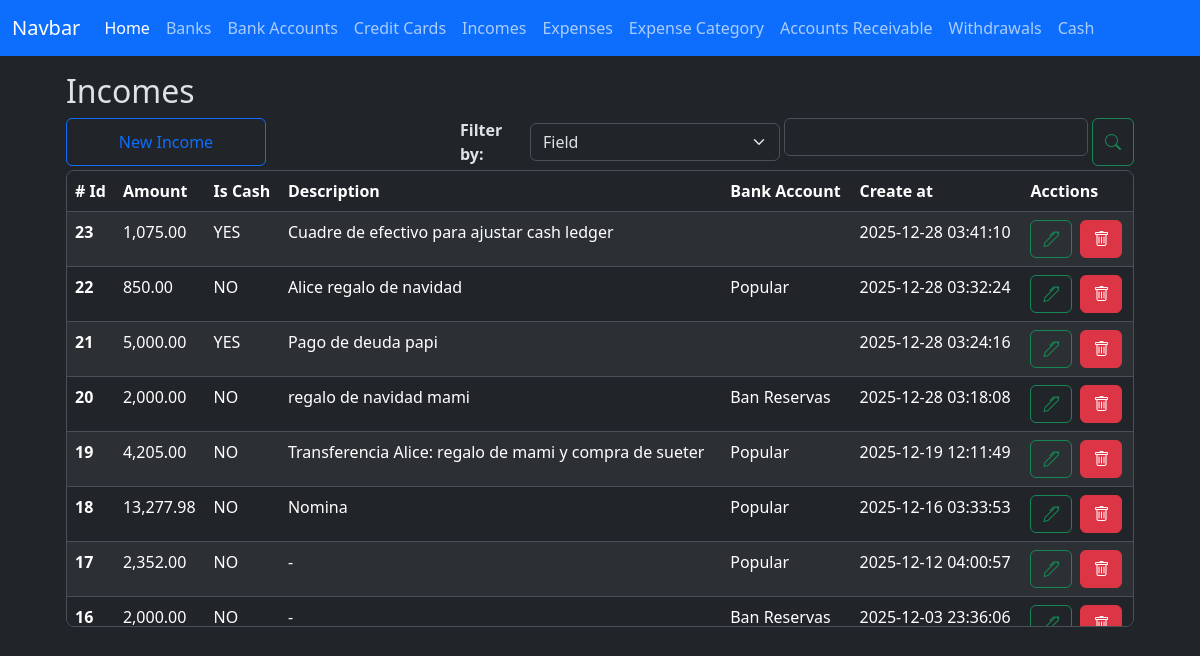
/incomes/index, run on the app's committed database.
### app/models/income.py (models this page shows, shortened)
class Income(db.Model):
    __tablename__ = 'incomes'
    id = db.Column(db.Integer, primary_key=True)
    amount = db.Column(db.Numeric(10,2), nullable=False, default=0.00)
    is_cash = db.Column(db.Boolean, nullable=False, default=False)
    code = db.Column(db.String(50), nullable=False, server_default='TEMP')
    description = db.Column(db.String(255))
    bank_account_id = db.Column(db.Integer, db.ForeignKey('bank_accounts.id'))
    created_at = db.Column(db.DateTime(timezone=True), server_default=func.now())
    updated_at = db.Column(db.DateTime(timezone=True), onupdate=func.now())
    bank_account = relationship('BankAccount', back_populates='incomes')

### app/models/bank_account.py (models this page shows)
class BankAccount(db.Model):
    __tablename__ = 'bank_accounts'
    id = db.Column(db.Integer, primary_key=True)
    nick_name = db.Column(db.String(120))
    amount_available = db.Column(db.Numeric(10, 2), nullable=False)
    is_active = db.Column(db.Boolean, default=True)
    account_number = db.Column(db.Integer, nullable=True)
    bank_id = db.Column(db.Integer, db.ForeignKey('banks.id'))
    created_at = db.Column(db.DateTime(timezone=True), server_default=func.now())
    updated_at = db.Column(db.DateTime(timezone=True), onupdate=func.now())
    bank = relationship('Bank', back_populates='bank_accounts')
    expenses = relationship('Expense', back_populates='bank_account', order_by='desc(Expense.created_at)')
    incomes = relationship('Income', back_populates='bank_account', order_by='desc(Income.created_at)')
    credit_card_payments = relationship('CreditCardPayment', back_populates='bank_account', order_by='desc(CreditCardPayment.created_at)')
    withdrawals = relationship('Withdrawal', back_populates='bank_account', order_by='desc(Withdrawal.created_at)')
    loans = relationship('Loan', back_populates='bank_account', order_by='desc(Loan.created_at)')
    loan_payments = relationship('LoanPayment', back_populates='bank_account', order_by='desc(LoanPayment.created_at)')
    outgoing_transfers = relationship('BankTransfer', foreign_keys='BankTransfer.from_bank_account_id', back_populates='from_bank_account', order_by='desc(BankTransfer.created_at)')
    incoming_transfers = relationship('BankTransfer', foreign_keys='BankTransfer.to_bank_account_id', back_populates='to_bank_account', order_by='desc(BankTransfer.created_at)')

### app/routes/income_routes.py (the view)
@income_bp.route('/index', methods=['GET', 'POST'])
def index():
    incomes = Income.query.order_by(Income.created_at.desc()).all()
    bank_accounts = BankAccount.query.all()
    context = {
        'incomes': incomes,
        'bank_accounts': bank_accounts,
        'format_amount': format_amount,
        'total_amount': total_amount,
    }
    return render_template('incomes/index.html', **context)

### app/utils/numeric_casting.py (called while the page is built)
def format_amount(value):
    try:
        return f'{value:,.2f}';
    except Exception as e:
        return None

### app/templates/incomes/index.html (shortened to what this page needs)
{% extends 'layout.html' %}
{% block content %}
    <div class="container w-100">
        <h2>Incomes</h2>
        <div class="d-flex justify-content-start gap-1 flex-wrap flex-md-nowrap mt-2">
            <button
                type="button"
                id="btn-create-expense-id"
                class="btn btn-outline-primary me-auto me-md-auto w-100 w-md-auto"
                style="max-width: 200px;"
                data-bs-toggle="modal"
                data-bs-target="#create-income"
            >New Income</i>
            </button>
            <div class="d-flex gap-1 w-100 align-items-center" style="max-width: 320px;">
                <div class="w-md-auto mt-md-0">
                    <label for="" class="fs-6 fw-bold">Filter by: </label>
                </div>
                <div class="w-100 w-md-auto mt-md-0" style="max-width: 250px;">
                    <select class="form-select" id="select-filter-type-id">
                        <option value="field">Field</option>
                    </select>
                </div>
            </div>
            <div class="d-flex gap-1 w-100" style="max-width: 350px;">
                <div class="w-100 w-md-auto mt-md-0">
                    <input type="text" class="form-control" id="filter-input-id">
                </div>
                <button type="button" class="btn btn-outline-success" id="btn-search-id"><i class="bi bi-search"></i></button>
            </div>
        </div>
        <div class="table-responsive overflow-y-auto border rounded-3 mt-1" style="max-height: 457px;">
            <table class="table table-striped  table-hover">
                <thead class="sticky-top">
                    <tr>
                    <th scope="col"># Id</th>
                    <th scope="col">Amount</th>
                    <th scope="col">Is Cash</th>
                    <th scope="col">Description</th>
                    <th scope="col">Bank Account</th>
                    <th scope="col">Create at</th>
                    <th scope="col">Acctions</th>
                    </tr>
                </thead>
                <tbody id="incomes-table-body-id">
                  {% for income in incomes %}
                    <tr>
                        <th scope="row">{{ income.id }}</th>
                        <td>{{ format_amount(income.amount) }}</td>
                        <td>{{ 'YES' if income.is_cash else 'NO'}}</td>
                        <td>{{ income.description if income.description else '-'}}</td>
                        <td>{{ income.bank_account.nick_name }}</td>
                        <td>{{ income.created_at }}</td>
                        <td>
                            <div class="d-flex gap-2">
                                <button
                                    type="button"
                                    class="btn btn-outline-success"
                                    data-bs-toggle="modal"
                                    data-bs-target="#edit-income"
                                    data-income-id="{{ income.id }}"
                                    data-amount="{{ income.amount }}"
                                    data-is-cash="{{ income.is_cash }}"
                                    data-description="{{ income.description if income.description else '' }}"
                                    data-bank-account-id="{{ income.bank_account_id }}"
                                >
                                    <i class="bi bi-pen"></i>
                                </button>
                                <a href="{{ url_for('income.delete', id=income.id ) }}" class="btn btn-danger"><i class="bi bi-trash"></i></a>
                            </div>
                        </td>
                    </tr>
                  {% endfor %}
                </tbody>
            </table>
        </div>
    </div>
<link href="https://cdn.jsdelivr.net/npm/@sweetalert2/theme-dark@5/dark.css" rel="stylesheet">
<link rel="stylesheet" href="https://cdn.jsdelivr.net/npm/flatpickr/dist/flatpickr.min.css">
{% endblock %}

### data on the page
Income: id "23", amount "1,075.00", is_cash "YES", description "Cuadre de efectivo para ajustar cash ledger", created_at "2025-12-28 03:41:10"
Income: id "22", amount "850.00", is_cash "NO", description "Alice regalo de navidad", bank_account.nick_name "Popular", created_at "2025-12-28 03:32:24"
Income: id "21", amount "5,000.00", is_cash "YES", description "Pago de deuda papi", created_at "2025-12-28 03:24:16"
Income: id "20", amount "2,000.00", is_cash "NO", description "regalo de navidad mami", bank_account.nick_name "Ban Reservas", created_at "2025-12-28 03:18:08"
Income: id "19", amount "4,205.00", is_cash "NO", description "Transferencia Alice: regalo de mami y compra de sueter", bank_account.nick_name "Popular", created_at "2025-12-19 12:11:49"
Income: id "18", amount "13,277.98", is_cash "NO", description "Nomina", bank_account.nick_name "Popular", created_at "2025-12-16 03:33:53"
Income: id "17", amount "2,352.00", is_cash "NO", description "-", bank_account.nick_name "Popular", created_at "2025-12-12 04:00:57"
Income: id "16", amount "2,000.00", is_cash "NO", description "-", bank_account.nick_name "Ban Reservas", created_at "2025-12-03 23:36:06"
